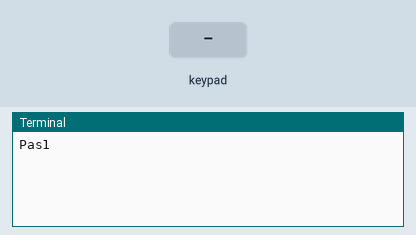
This program was run on a simulated Raspberry Pi (BCM pin numbers). On the bench: the last lines printed to the terminal. The inputs (shaded band) are chosen by the test bench.

Above: at 1.2 s.
1.3 s: key '1' pressed
At 2.0 s:
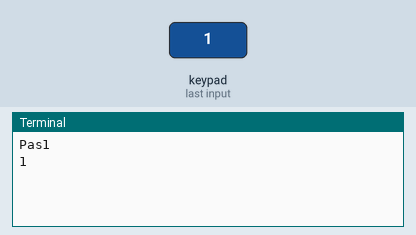
2.8 s: keypad keys 1 2 * pressed 0.4 s apart
At 5.0 s:
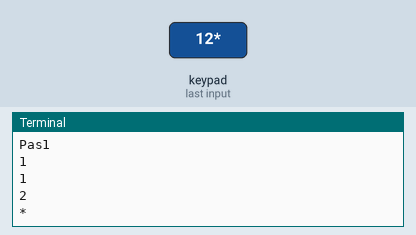
5.5 s: key 'A' pressed
At 6.4 s:
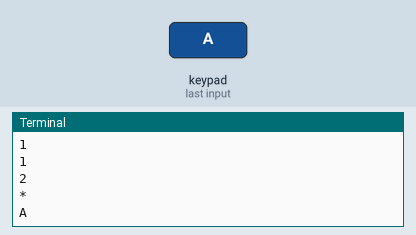
7.0 s: key 'C' pressed
At 7.5 s:
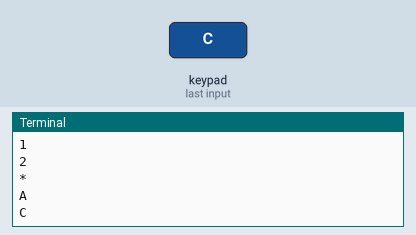

Measured:
- after the input at 1.3 s, the terminal: prints a new line at once (image 1)
- after the input at 2.8 s, the terminal: prints a new line after 0.40 s (image 2)
- after the input at 5.5 s, the terminal: prints a new line at once (image 3)
- after the input at 7.0 s, the terminal: prints a new line at once (image 4)

The program:

numpad2.py
```python
import sys
import RPi.GPIO as GPIO
import time

#GPIO.setmode(GPIO.BOARD)
GPIO.setmode(GPIO.BCM)
#GPIO.setwarnings(False)

MATRIX = [ [1,2,3,'A'],
           [4,5,6,'B'],
           [7,8,9,'C'],
           ['*',0,'#','D']]

#ROW = [7,11,13,15]
#COL = [12,16,18,22]

ROW = [4,17,27,22]
COL = [16,12,24,25]  #18,23,24,25]

print ("Pas1")

for j in range(4):
    #print [j]
    #print COL[j]

    GPIO.setup(COL[j], GPIO.OUT)
    GPIO.output(COL[j],1)


for i in range(4):
    GPIO.setup(ROW[i], GPIO.IN, pull_up_down = GPIO.PUD_UP)
    #print [i]
    #print ROW[i]

try:
        while(True):
            for j in range(4):
                GPIO.output(COL[j],0)
                #print [j]
                #print "pas2"
                #print (MATRIX[i] [j])

                for i in range(4):
                    #print (MATRIX[i] [j])
                    #time.sleep(0.82)

                    #print i
                    #print "pas3"
                    if GPIO.input(ROW[i]) == 0:
                        print (MATRIX[i] [j])
                        time.sleep(0.2)

                        while(GPIO.input(ROW[i]) == 0):
                            pass


                GPIO.output(COL[j],1)
except KeyboardInterrupt:
        GPIO.cleanup()
```
